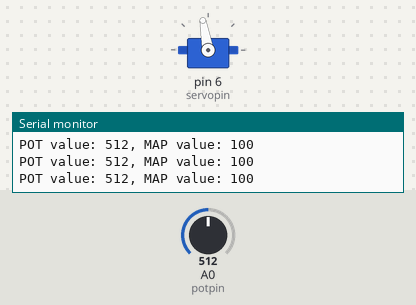
Bench run of a sketch on a simulated Arduino Uno, built with avr-gcc and run on an emulated ATmega328P. On the bench: servo, the last lines printed to the serial monitor. The test bench sets the inputs (shaded band); at power-on: A0 (potpin) = 512.

Above: at 1.2 s.
1.3 s: A0 (potpin) set to 495
At 2.5 s:
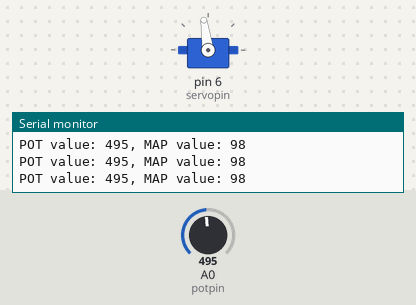
2.8 s: A0 (potpin) set to 716
At 3.2 s:
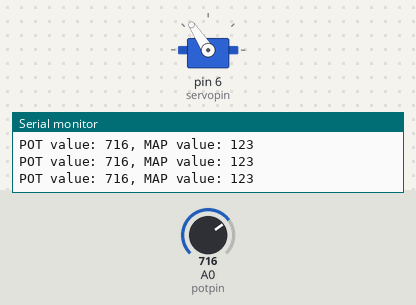
4.3 s: A0 (potpin) set to 981
At 5.5 s:
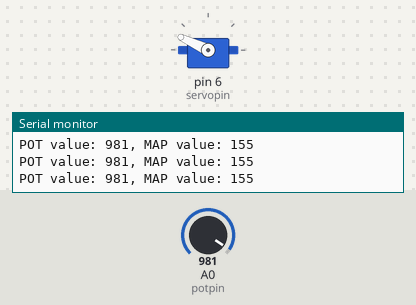
5.8 s: A0 (potpin) set to 1017
At 6.6 s:
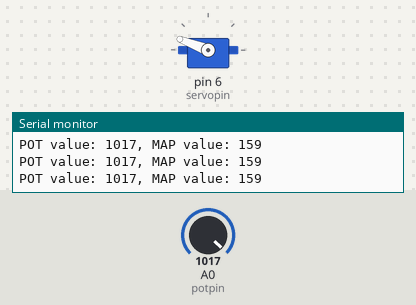
8.8 s: A0 (potpin) set to 306
At 9.5 s:
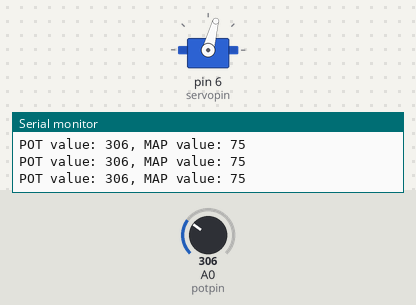
10.3 s: A0 (potpin) set to 1023
At 11.3 s:
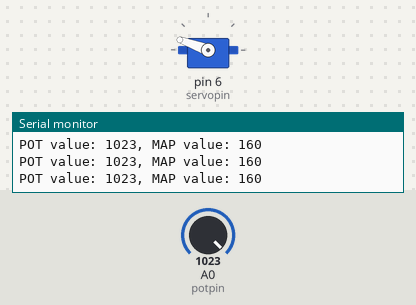
Timing chart, 0 to 12.8 s (numbered marks = the images above; inputs shaded):
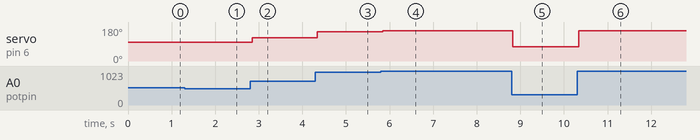

The sketch:

ServoKnob.ino
```cpp
/*
  Controlling a servo position using a potentiometer (variable resistor)
  by Michal Rinott <http://people.interaction-ivrea.it/m.rinott>

  modified on 8 Nov 2013
  by Scott Fitzgerald
  http://www.arduino.cc/en/Tutorial/Knob
*/

#include <Servo.h>

Servo myservo;      // create servo object to control a servo

int potpin = A0;     // analog pin used to connect the potentiometer
int servopin = 6;   // pin used for servo
int val;            // variable to read the value from the analog pin

void setup() {
  myservo.attach(servopin);  // attaches the servo on pin 9 to the servo object
  Serial.begin(9600);         // open the serial port
}

void loop() {
  val = analogRead(potpin);            // reads the value of the potentiometer (value between 0 and 1023)
  Serial.print("POT value: ");
  Serial.print(val);

  // using the map() funtion mimics the math to compute the slope line equation
  // map function = (x - in_min) * (out_max - out_min) / (in_max - in_min) + out_min;
  val = map(val, 0, 1023, 40, 160);     // scale it to use it with the servo (value between 40 and 160)
  Serial.print(", MAP value: ");
  Serial.println(val);

  myservo.write(val);                  // sets the servo position according to the scaled value
  delay(15);                           // waits for the servo to get there
}
```

Measured:
- after the input at 1.3 s, servo on pin 6 (servopin): 100° → 98° at once
- after the input at 2.8 s, servo on pin 6 (servopin): 98° → 123° after 0.05 s
- after the input at 4.3 s, servo on pin 6 (servopin): 123° → 155° at once
- after the input at 5.8 s, servo on pin 6 (servopin): 155° → 159° at once
- after the input at 8.8 s, servo on pin 6 (servopin): 159° → 75° at once
- after the input at 10.3 s, servo on pin 6 (servopin): 75° → 160° at once
